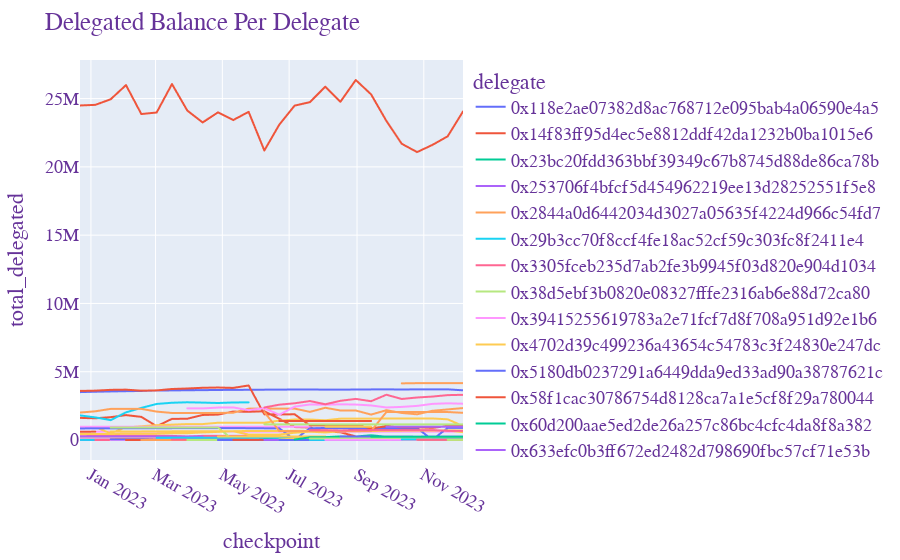

Notebook source saved alongside this figure:
### Code cell
fig = px.line(pcb.aggregate_delegates, x="checkpoint", y="total_delegated", color='delegate')
fig.update_layout(
    title=f"Delegated Balance Per Delegate",
#     xaxis_title="X Axis Title",
#     yaxis_title="Y Axis Title",
#     legend_title="Legend Title",
    font=dict(
        family="Courier New, monospace",
        size=18,
        color="RebeccaPurple"
    ),
    # height= 1000,
)
fig.show()
